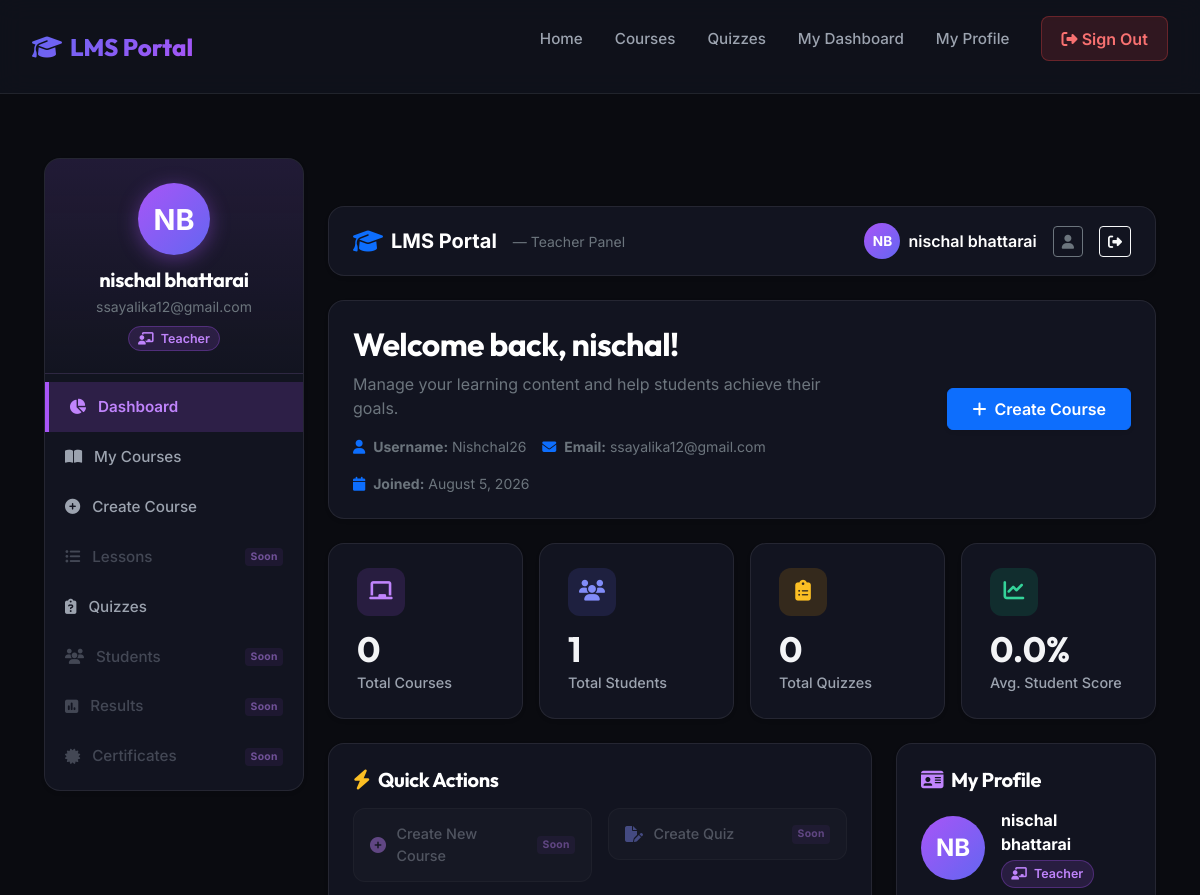
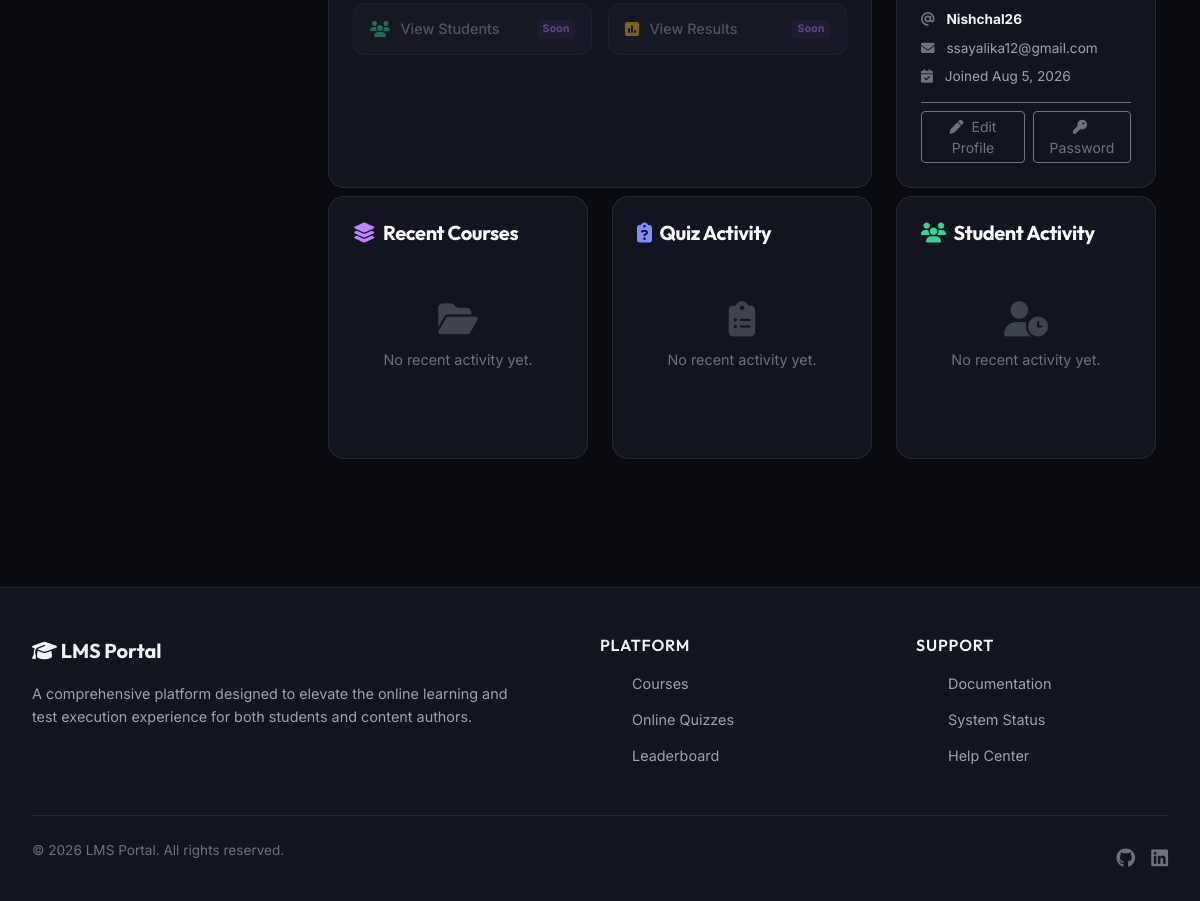
/accounts/dashboard/teacher/ (signed in), run on the app's committed database (2 pictures, top to bottom).
### users/models.py (models this page shows, shortened)
class User(AbstractUser):
    class Role(models.TextChoices):
        STUDENT = 'student', 'Student'
        TEACHER = 'teacher', 'Teacher'
        ADMIN   = 'admin',   'Admin'
    email = models.EmailField(
        unique=True,
        verbose_name='Email address',
        help_text='Required. A valid email address (must be unique).',
    )
    profile_picture = models.ImageField(
        upload_to='profile_pictures/',
        blank=True,
        null=True,
        verbose_name='Profile picture',
        help_text='Optional. Upload a profile photo (JPEG, PNG …).',
    )
    role = models.CharField(
        max_length=10,
        choices=Role.choices,
        default=Role.STUDENT,
        verbose_name='Role',
        help_text='Select the user\'s role within the platform.',
    )
    class Meta:
        verbose_name = 'User'
        verbose_name_plural = 'Users'
        ordering = ['date_joined']  # newest registrations last in admin list
    @property
    def full_name(self):
        return self.get_full_name() or self.username

### users/views.py (the view)
@method_decorator(teacher_required, name='dispatch')
class TeacherDashboardView(View):
    template_name = 'users/teacher_dashboard.html'
    def get(self, request):
        teacher_courses = Course.objects.filter(teacher=request.user)
        total_courses = teacher_courses.count()
        teacher_quizzes = Quiz.objects.filter(teacher=request.user)
        total_quizzes = teacher_quizzes.count()
        attempts_on_teacher_quizzes = Attempt.objects.filter(quiz__teacher=request.user)
        avg_score_data = attempts_on_teacher_quizzes.aggregate(Avg('score'))['score__avg'] or 0.0
        context = {
            'user': request.user,
            'page_title': 'Teacher Dashboard',
            'total_courses': total_courses,
            'total_students': User.objects.filter(role=User.Role.STUDENT).count(),
            'total_quizzes': total_quizzes,
            'avg_score': round(avg_score_data, 1),
            'recent_courses': teacher_courses.order_by('-created_at')[:5],
            'recent_quizzes': teacher_quizzes.order_by('-created_at')[:5],
        }
        return render(request, self.template_name, context)

### templates/users/teacher_dashboard.html (shortened to what this page needs)
{% extends "base.html" %}
{% block extra_css %}
<link rel="stylesheet" href="https://cdn.jsdelivr.net/npm/bootstrap@5.3.2/dist/css/bootstrap.min.css">
{% endblock %}
{% block content %}
<div class="container-fluid dashboard-wrapper" id="teacher-dashboard-root">
  <div class="row g-4">
    <aside class="col-lg-3 col-md-4">
      <div class="sidebar-card shadow-sm" id="teacher-sidebar">
        <div class="sidebar-user-header">
          <div class="sidebar-avatar">
            {% if user.profile_picture %}
              <img src="{{ user.profile_picture.url }}" alt="{{ user.full_name }}">
            {% else %}
              {{ user.first_name|first|upper }}{{ user.last_name|first|upper }}
            {% endif %}
          </div>
          <h5 class="fw-bold mb-1 text-white">{{ user.full_name }}</h5>
          <p class="text-secondary small mb-2">{{ user.email }}</p>
          <span class="badge-teacher">
            <i class="fa-solid fa-chalkboard-user me-1"></i> {{ user.get_role_display }}
          </span>
        </div>
        <nav class="sidebar-nav list-group list-group-flush py-2">
          <a href="{% url 'teacher_dashboard' %}" class="list-group-item active" id="side-dashboard">
            <i class="fa-solid fa-chart-pie"></i> Dashboard
          </a>
          <a href="{% url 'courses:teacher_course_list' %}" class="list-group-item" id="side-courses">
            <i class="fa-solid fa-book-open"></i> My Courses
          </a>
          <a href="{% url 'courses:teacher_course_create' %}" class="list-group-item" id="side-create-course">
            <i class="fa-solid fa-circle-plus"></i> Create Course
          </a>
          <a href="#" class="list-group-item disabled-link" id="side-lessons">
            <i class="fa-solid fa-list-ul"></i> Lessons
            <span class="soon-badge">Soon</span>
          </a>
          <a href="{% url 'quiz:teacher_quiz_list' %}" class="list-group-item" id="side-quizzes">
            <i class="fa-solid fa-clipboard-question"></i> Quizzes
          </a>
          <a href="#" class="list-group-item disabled-link" id="side-students">
            <i class="fa-solid fa-users"></i> Students
            <span class="soon-badge">Soon</span>
          </a>
          <a href="#" class="list-group-item disabled-link" id="side-results">
            <i class="fa-solid fa-square-poll-vertical"></i> Results
            <span class="soon-badge">Soon</span>
          </a>
          <a href="#" class="list-group-item disabled-link" id="side-certificates">
            <i class="fa-solid fa-certificate"></i> Certificates
            <span class="soon-badge">Soon</span>
          </a>
        </nav>
      </div>
    </aside>
    <main class="col-lg-9 col-md-8">
      <header class="dashboard-top-nav d-flex align-items-center justify-content-between shadow-sm">
        <div class="d-flex align-items-center gap-2">
          <i class="fa-solid fa-graduation-cap text-primary fs-4"></i>
          <span class="fw-bold fs-5 text-white">LMS Portal</span>
          <span class="ms-2 text-secondary small d-none d-md-inline">— Teacher Panel</span>
        </div>
        <div class="d-flex align-items-center gap-3">
          <div class="d-flex align-items-center gap-2">
            <div class="rounded-circle overflow-hidden d-flex align-items-center justify-content-center fw-bold text-white"
                 style="width:36px;height:36px;font-size:0.85rem;background:linear-gradient(135deg,#a855f7,#6366f1);">
              {% if user.profile_picture %}
                <img src="{{ user.profile_picture.url }}" alt="{{ user.full_name }}" style="width:100%;height:100%;object-fit:cover;">
              {% else %}
                {{ user.first_name|first|upper }}{{ user.last_name|first|upper }}
              {% endif %}
            </div>
            <span class="fw-semibold text-white d-none d-sm-inline">{{ user.full_name }}</span>
          </div>
          <a href="{% url 'users:profile' %}" class="btn btn-sm btn-outline-secondary" title="Profile" id="top-profile-btn">
            <i class="fa-solid fa-user"></i>
          </a>
          <form method="post" action="{% url 'users:logout' %}" class="m-0">
            <button type="submit" class="btn btn-sm btn-outline-light" title="Logout" id="top-logout-btn">
              <i class="fa-solid fa-right-from-bracket"></i>
            </button>
          </form>
        </div>
      </header>
      <section class="content-card shadow-sm" id="teacher-welcome">
        <div class="row align-items-center">
          <div class="col-lg-8 col-md-7">
            <h2 class="fw-bold text-white mb-2">Welcome back, {{ user.first_name|default:user.username }}!</h2>
            <p class="text-secondary mb-3">
              Manage your learning content and help students achieve their goals.
            </p>
            <div class="d-flex flex-wrap gap-3 small text-secondary">
              <span><i class="fa-solid fa-user me-1 text-primary"></i> <strong>Username:</strong> {{ user.username }}</span>
              <span><i class="fa-solid fa-envelope me-1 text-primary"></i> <strong>Email:</strong> {{ user.email }}</span>
              <span><i class="fa-solid fa-calendar me-1 text-primary"></i> <strong>Joined:</strong> {{ user.date_joined|date:"F j, Y" }}</span>
            </div>
          </div>
          <div class="col-lg-4 col-md-5 text-md-end text-start mt-3 mt-md-0">
            <a href="{% url 'courses:teacher_course_create' %}" class="btn btn-primary px-4 py-2 fw-semibold shadow-sm">
              <i class="fa-solid fa-plus me-1"></i> Create Course
            </a>
          </div>
        </div>
      </section>
      <section class="row g-3 mb-4" id="teacher-stats">
        <div class="col-md-3 col-sm-6">
          <div class="stat-card shadow-sm">
            <div class="stat-icon-box icon-purple">
              <i class="fa-solid fa-chalkboard"></i>
            </div>
            <div class="stat-number" id="stat-total-courses">{{ total_courses }}</div>
            <div class="stat-title">Total Courses</div>
          </div>
        </div>
        <div class="col-md-3 col-sm-6">
          <div class="stat-card shadow-sm">
            <div class="stat-icon-box icon-blue">
              <i class="fa-solid fa-users"></i>
            </div>
            <div class="stat-number" id="stat-total-students">{{ total_students }}</div>
            <div class="stat-title">Total Students</div>
          </div>
        </div>
        <div class="col-md-3 col-sm-6">
          <div class="stat-card shadow-sm">
            <div class="stat-icon-box icon-amber">
              <i class="fa-solid fa-clipboard-list"></i>
            </div>
            <div class="stat-number" id="stat-total-quizzes">{{ total_quizzes }}</div>
            <div class="stat-title">Total Quizzes</div>
          </div>
        </div>
        <div class="col-md-3 col-sm-6">
          <div class="stat-card shadow-sm">
            <div class="stat-icon-box icon-emerald">
              <i class="fa-solid fa-chart-line"></i>
            </div>
            <div class="stat-number" id="stat-avg-score">{{ avg_score }}%</div>
            <div class="stat-title">Avg. Student Score</div>
          </div>
        </div>
      </section>
      <div class="row g-4 mb-2">
        <div class="col-lg-8 col-12">
          <div class="content-card shadow-sm h-100">
            <h5 class="fw-bold text-white mb-3">
              <i class="fa-solid fa-bolt me-2" style="color:#fbbf24;"></i>Quick Actions
            </h5>
            <div class="row g-3">
              <div class="col-sm-6">
                <a href="#" class="quick-action-btn disabled-action w-100" id="qa-create-course">
                  <i class="fa-solid fa-circle-plus" style="color:#c084fc;"></i>
                  <span>Create New Course</span>
                  <span class="soon-badge ms-auto">Soon</span>
                </a>
              </div>
              <div class="col-sm-6">
                <a href="#" class="quick-action-btn disabled-action w-100" id="qa-create-quiz">
                  <i class="fa-solid fa-file-pen" style="color:#818cf8;"></i>
                  <span>Create Quiz</span>
                  <span class="soon-badge ms-auto">Soon</span>
                </a>
              </div>
              <div class="col-sm-6">
                <a href="#" class="quick-action-btn disabled-action w-100" id="qa-view-students">
                  <i class="fa-solid fa-users" style="color:#34d399;"></i>
                  <span>View Students</span>
                  <span class="soon-badge ms-auto">Soon</span>
                </a>
              </div>
              <div class="col-sm-6">
                <a href="#" class="quick-action-btn disabled-action w-100" id="qa-view-results">
                  <i class="fa-solid fa-square-poll-vertical" style="color:#fbbf24;"></i>
                  <span>View Results</span>
                  <span class="soon-badge ms-auto">Soon</span>
                </a>
              </div>
            </div>
          </div>
        </div>
        <div class="col-lg-4 col-12">
          <div class="profile-card shadow-sm h-100" id="teacher-profile-card">
            <h5 class="fw-bold text-white mb-3">
              <i class="fa-solid fa-id-card me-2" style="color:#c084fc;"></i>My Profile
            </h5>
            <div class="d-flex align-items-center gap-3 mb-3">
              <div class="profile-card-avatar">
                {% if user.profile_picture %}
                  <img src="{{ user.profile_picture.url }}" alt="{{ user.full_name }}">
                {% else %}
                  {{ user.first_name|first|upper }}{{ user.last_name|first|upper }}
                {% endif %}
              </div>
              <div>
                <div class="fw-bold text-white">{{ user.full_name }}</div>
                <span class="badge-teacher mt-1 d-inline-block">
                  <i class="fa-solid fa-chalkboard-user me-1"></i> {{ user.get_role_display }}
                </span>
              </div>
            </div>
            <div class="d-flex flex-column gap-2">
              <div class="profile-detail">
                <i class="fa-solid fa-at me-2 text-secondary"></i>
                <strong>{{ user.username }}</strong>
              </div>
              <div class="profile-detail">
                <i class="fa-solid fa-envelope me-2 text-secondary"></i>
                {{ user.email }}
              </div>
              <div class="profile-detail">
                <i class="fa-solid fa-calendar-check me-2 text-secondary"></i>
                Joined {{ user.date_joined|date:"M j, Y" }}
              </div>
            </div>
            <div class="mt-3 pt-2 border-top border-secondary d-flex gap-2">
              <a href="{% url 'users:profile' %}" class="btn btn-sm btn-outline-secondary flex-fill" id="profile-card-edit-btn">
                <i class="fa-solid fa-pen me-1"></i> Edit Profile
              </a>
              <a href="{% url 'users:password_change' %}" class="btn btn-sm btn-outline-secondary flex-fill" id="profile-card-pwd-btn">
                <i class="fa-solid fa-key me-1"></i> Password
              </a>
            </div>
          </div>
        </div>
      </div>
      <div class="row g-4">
        <div class="col-lg-4 col-md-6 col-12">
          <div class="content-card shadow-sm h-100">
            <h5 class="fw-bold text-white mb-3">
              <i class="fa-solid fa-layer-group me-2" style="color:#c084fc;"></i>Recent Courses
            </h5>
            <div class="empty-state" id="recent-courses-empty">
              <i class="fa-solid fa-folder-open"></i>
              <p>No recent activity yet.</p>
            </div>
          </div>
        </div>
        <div class="col-lg-4 col-md-6 col-12">
          <div class="content-card shadow-sm h-100">
            <h5 class="fw-bold text-white mb-3">
              <i class="fa-solid fa-clipboard-question me-2" style="color:#818cf8;"></i>Quiz Activity
            </h5>
            <div class="empty-state" id="recent-quiz-empty">
              <i class="fa-solid fa-clipboard-list"></i>
              <p>No recent activity yet.</p>
            </div>
          </div>
        </div>
        <div class="col-lg-4 col-md-12 col-12">
          <div class="content-card shadow-sm h-100">
            <h5 class="fw-bold text-white mb-3">
              <i class="fa-solid fa-users me-2" style="color:#34d399;"></i>Student Activity
            </h5>
            <div class="empty-state" id="recent-student-empty">
              <i class="fa-solid fa-user-clock"></i>
              <p>No recent activity yet.</p>
            </div>
          </div>
        </div>
      </div>
    </main>
  </div>
</div>
{% endblock %}

### data on the page
User: first_name|first "N", last_name|first "B", full_name "nischal bhattarai", email "ssayalika12@gmail.com", role "Teacher", first_name "nischal", username "Nishchal26", date_joined "August 5, 2026", date_joined "Aug 5, 2026"

### other printed values
{{ total_courses }} "0"
{{ total_students }} "1"
{{ total_quizzes }} "0"
{{ avg_score }} "0.0"
